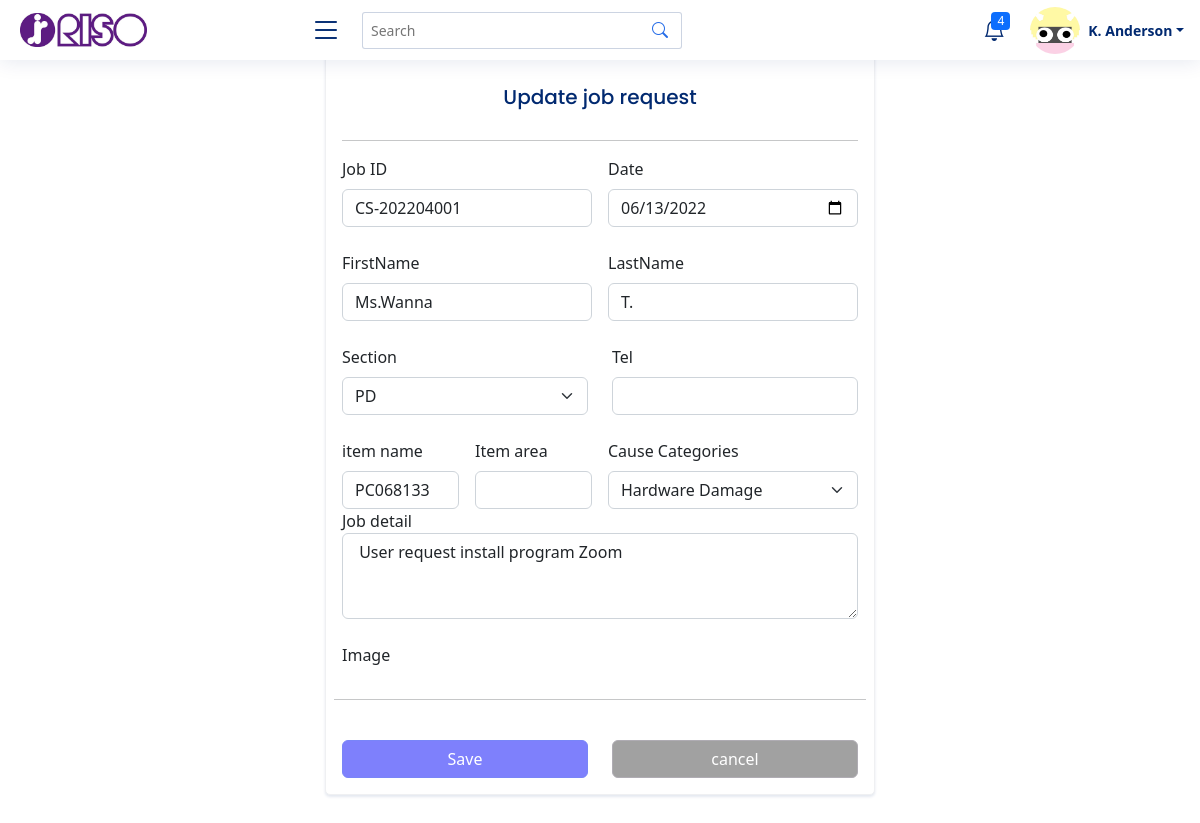
Screenshot of /update_jobs.php?edit_job=CS-202204001 with the database file from the repository.
### tables this page shows
CREATE TABLE `rith_jobcase` (
  `job_id` varchar(50) NOT NULL,
  `job_date` date DEFAULT NULL,
  `user_name` varchar(50) DEFAULT NULL,
  `user_lastname` varchar(50) DEFAULT NULL,
  `user_sec` varchar(10) DEFAULT NULL,
  `user_mail` varchar(255) DEFAULT NULL,
  `item_name` varchar(50) DEFAULT NULL,
  `item_ass` varchar(50) DEFAULT NULL,
  `job_cat` varchar(20) DEFAULT NULL,
  `job_detail` varchar(255) DEFAULT NULL,
  `job_charger` varchar(50) DEFAULT NULL,
  `job_img` varchar(55) DEFAULT NULL,
  `chk_re` varchar(255) DEFAULT NULL,
  `re_de1` varchar(50) DEFAULT NULL,
  `re_date1` varchar(10) DEFAULT NULL,
  `re_de2` varchar(50) DEFAULT NULL,
  `re_date2` varchar(10) DEFAULT NULL,
  `job_status` varchar(25) DEFAULT 'Progress',
  `re_date3` date DEFAULT NULL,
  `re_com` varchar(255) DEFAULT NULL
);

### config/function.php (called while the page is built, shortened)
<?php
class DB_CON
{
    function __construct()
    {
        $connect = mysqli_connect(DB_SERVER, DB_USER, DB_PASS, DB_NAME);
        $this->dbcon = $connect;
    }
    public function record_jobs($job_id)
    {
        $result = mysqli_query($this->dbcon, "SELECT * FROM rith_jobcase WHERE job_id='$job_id'");
        return $result;
    }
}

### update_jobs.php (the view, shortened to what this page needs)
<?php
include_once('config\function.php');
?>
<!DOCTYPE html>
<html lang="en">
<head>
    <link href="assets/vendor/bootstrap/css/bootstrap.min.css" rel="stylesheet">
    <link href="assets/vendor/bootstrap-icons/bootstrap-icons.css" rel="stylesheet">
    <link href="assets/vendor/boxicons/css/boxicons.min.css" rel="stylesheet">
    <link href="assets/vendor/quill/quill.snow.css" rel="stylesheet">
    <link href="assets/vendor/quill/quill.bubble.css" rel="stylesheet">
    <link href="assets/vendor/remixicon/remixicon.css" rel="stylesheet">
    <link href="assets/vendor/simple-datatables/style.css" rel="stylesheet">
    <link href="https://cdn.jsdelivr.net/npm/bootstrap@5.2.3/dist/css/bootstrap.min.css" rel="stylesheet">
    <link href="assets/css/style.css" rel="stylesheet">
</head>
<body>
    <header id="header" class="header fixed-top d-flex align-items-center">
        <div class="d-flex align-items-center justify-content-between">
            <a href="index.php" class="logo d-flex align-items-center">
                <img src="assets/img/Riso-logo.jpg" alt="">
            </a>
            <i class="bi bi-list toggle-sidebar-btn"></i>
        </div>
        <div class="search-bar">
            <form class="search-form d-flex align-items-center" method="POST" action="#">
                <input type="text" name="query" placeholder="Search" title="Enter search keyword">
                <button type="submit" title="Search"><i class="bi bi-search"></i></button>
            </form>
        </div>
        <nav class="header-nav ms-auto">
            <ul class="d-flex align-items-center">
                <li class="nav-item dropdown">
                    <a class="nav-link nav-icon" href="#" data-bs-toggle="dropdown">
                        <i class="bi bi-bell"></i>
                        <span class="badge bg-primary badge-number">4</span>
                    </a>
                </li>
                <li class="nav-item dropdown pe-3">
                    <a class="nav-link nav-profile d-flex align-items-center pe-0" href="#" data-bs-toggle="dropdown">
                        <img src="assets/img/logo mofuu V2.jpg" alt="Profile" class="rounded-circle">
                        <span class="d-none d-md-block dropdown-toggle ps-2">K. Anderson</span>
                    </a>
                </li>
            </ul>
        </nav>
    </header>
    <main id="main-center" class="main">
        <?php
                                        $job_id = $_GET['edit_job'];
                                        $update_job = new DB_CON();
                                        $sql =  $update_job->record_jobs($job_id);
                                        while ($row = mysqli_fetch_array($sql)) {
                                        ?>
            <section class="section register d-flex flex-column align-items-center justify-content-center py-5">
                <div class="container">
                    <form action="" method="POST" class="form-job">
                        <div class="row g-3">
                            <div class="col-lg-6">
                                <div class="card">
                                    <div class="card-body center ">
                                        <h4 class="card-title text-center">Update job request </h4>
                                        <hr>
                                        <div class="row g-3">
                                            <div class="col-md-6">
                                                <label for="inputjobID" class="form-label">Job ID</label>
                                                <input type="text" class="form-control" id="job_id" name="job_id" value="<?php echo $row['job_id']; ?>">
                                            </div>
                                            <div class="col-md-6">
                                                <label for="inputdate" class=" form-label">Date</label>
                                                <input type="date" class="form-control" id="job_date" name="job_date" value="<?php echo $row['job_date']; ?>">
                                            </div>
                                        </div><br>
                                        <div class="row g-3">
                                            <div class="col-md-6">
                                                <label for="inputname" class="form-label">FirstName</label>
                                                <input type="text" class="form-control" id="user_name" name="user_name" value="<?php echo $row['user_name']; ?>">
                                            </div>
                                            <div class="col-md-6">
                                                <label for="inputlastname" class="form-label">LastName</label>
                                                <input type="text" class="form-control" id="user_lastname" name="user_lastname" value="<?php echo $row['user_lastname']; ?>">
                                            </div>
                                        </div><br>
                                        <div class="row">
                                            <div class="col-lg-6 col-md-6">
                                                <label for="inputsection" class="form-label">Section</label>
                                                <select id="inputsection" class="form-select" id="user_sec" name="user_sec">
                                                    <option value="PD" <?php
                                                                        if ($row['user_sec'] == "PD") {
                                                                            echo "selected=selected";
                                                                        } ?>>PD</option>
                                                </select>
                                            </div><br>
                                            <div class="col-md-6">
                                                <label for="inputPassword" class="form-label">Tel</label>
                                                <input type="text" class="form-control" id=" user_tel" name="user_tel" value="<?php echo $row['user_tel']; ?>">
                                            </div>
                                        </div><br>
                                        <div class="row g-3">
                                            <div class="col-md-3">
                                                <label for="item_name" class="form-label">item name</label>
                                                <input type="text" class="form-control" id="item_name" name="item_name" value="<?php echo $row['item_name']; ?>">
                                            </div>
                                            <div class="col-md-3 ">
                                                <label for=" item_area" class="form-label">Item area</label>
                                                <input type="text" class="form-control" id="item_area" name="item_area" value="<?php echo $row['item_area']; ?>">
                                            </div>
                                            <div class="col-md-6">
                                                <label for="inputCat" class="form-label">Cause Categories</label>
                                                <select id="inputCat" class="form-select" id="job_cat" name="job_cat">
                                                    <option value="Hardware Damage" <?php
                                                                                    if ($row['job_cat'] == "Hardware Damage") {
                                                                                        echo "selected=selected";
                                                                                    } ?>>Hardware Damage</option>
                                                </select>
                                            </div><br>
                                        </div>
                                        <div class="col-lg-12 col-12">
                                            <label for="inputdetail class=" form-label">Job detail</label>
                                            <textarea class="form-control" name="job_detail" id="job_detail" rows="3"> <?php echo $row['job_detail']; ?> </textarea>
                                        </div><br>
                                        <div class="row g-3">
                                            <div class="mb-2">
                                                <label for="formFileMultiple" class="form-label">Image</label>
                                            </div>
                                            <hr>
                                        </div><br>
                                        <div class="row">
                                            <div class="col-6"><button type="submit" class="btn btn-primary d-flex w-100 justify-content-center" name="insert">Save</button></div>
                                            <div class="col-6"><a href="job_status.php" class="btn btn-secondary d-flex w-100 justify-content-center" name="cancel">cancel</a></div>
                                        </div>
                                    </div>
                                </div>
                            <?php } ?>
                            </div>
                        </div>
                    </form>
                </div>
            </section>
    </main>
</body>
</html>

### rows the page displays
rith_jobcase: job_id "CS-202204001", job_date "06/13/2022", user_name "Ms.Wanna", user_lastname "T.", user_sec "PD", item_name "PC068133", job_cat "Hardware Damage", job_detail "User request install program Zoom"
